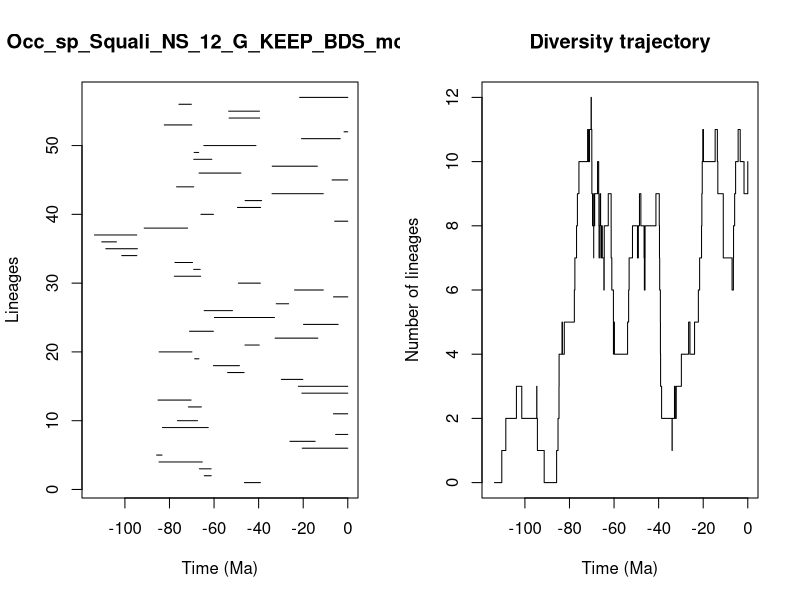

Reproduce this figure in R.


pdf(file='../Results/Species_NS/5_MA_bins_EP_FT/pyrate_mcmc_logs/Occ_sp_Squali_NS_12_G_KEEP_BDS_mcmc_LTT.pdf',width=0.6*20, height=0.6*10)
title = "Occ_sp_Squali_NS_12_G_KEEP_BDS_mcmc"
ts=c(46.39724328065237, 64.40100049463514,66.58546223463944,84.70307366449386,85.77391176208455,20.430741421399976,25.940482286035945,5.46241318701707,83.16153823284476,76.4409620530307,6.45204755756991,71.49799295090068,85.14076455665433,20.60734498194104,22.171298623215996,29.79682685257761,53.9285674373288,60.27888680732824,68.69618797576324,84.65755817869022,46.11276848817129,32.601123744222754,71.01117466359696,19.8821831671827,59.83451189697717,64.43089592042362,32.096282667744454,6.391584016710162,23.880559462405166,49.103452179711056,77.81363941070283,69.13577015657755,77.57859935520702,101.40722875229699,108.56891196971905,110.37207400976861,113.66458856081488,91.34988925981075,5.893790941267494,65.8995004304696,49.49021916187541,46.075252041190346,33.98557835982473,76.82902273794583,7.053421497431723,66.72897286124899,33.89586852998006,69.12504599165034,68.92512597885268,64.56980191943587,20.749776903799287,1.685192949592086,82.33095576924929,53.238256153570994,53.457660543948975,75.75786829100707,21.606115048648313)
te=c(39.19079298228576, 61.29461687525473,61.31167144907372,65.27026183607157,83.35400439717839,0.0,14.64199512066009,0.0,62.59854447828049,67.40515999022385,0.0,65.6876093817063,70.3118207213514,0.0,0.0,20.18883176345958,46.53267738459972,48.59924589502258,66.79175509969608,69.9524770117738,39.7175554412327,13.44354565510623,60.28670415059288,4.325426547622103,32.88687685209944,51.733533027143515,26.54578954922821,0.0,10.990044066144494,39.22262678047532,66.0313060216811,66.21502575593303,69.65892573355323,94.6297780314142,94.39140483732798,103.80688288471669,94.70205495762704,71.87215239141048,0.0,60.26807735992318,39.115065888836384,38.6682839274176,10.998216976223816,69.11832934997109,0.0,47.969147660164914,13.645093837066277,61.006393554566536,66.89703662251469,41.21084350419218,3.3938775588047307,0.0,69.98147047577025,39.52444553709673,39.6201634163112,70.18494219813891,0.0)
div_traj=c(0, 1,2,3,2,3,2,1,0,1,2,3,4,5,4,5,6,7,8,9,10,11,10,11,12,11,10,9,8,7,8,9,8,9,10,9,8,7,8,9,8,7,8,7,6,7,8,9,8,7,6,5,4,5,4,5,6,7,8,7,8,9,8,7,6,7,8,9,8,7,6,5,4,3,2,1,2,3,2,3,4,5,4,5,6,7,8,9,10,11,10,11,10,9,8,7,6,7,8,9,10,11,10,9,10)
time_events=c(113.66458856081488, 110.37207400976861,108.56891196971905,103.80688288471669,101.40722875229699,94.70205495762704,94.6297780314142,94.39140483732798,91.34988925981075,85.77391176208455,85.14076455665433,84.70307366449386,84.65755817869022,83.35400439717839,83.16153823284476,82.33095576924929,77.81363941070283,77.57859935520702,76.82902273794583,76.4409620530307,75.75786829100707,71.87215239141048,71.49799295090068,71.01117466359696,70.3118207213514,70.18494219813891,69.98147047577025,69.9524770117738,69.65892573355323,69.13577015657755,69.12504599165034,69.11832934997109,68.92512597885268,68.69618797576324,67.40515999022385,66.89703662251469,66.79175509969608,66.72897286124899,66.58546223463944,66.21502575593303,66.0313060216811,65.8995004304696,65.6876093817063,65.27026183607157,64.56980191943587,64.43089592042362,64.40100049463514,62.59854447828049,61.31167144907372,61.29461687525473,61.006393554566536,60.28670415059288,60.27888680732824,60.26807735992318,59.83451189697717,53.9285674373288,53.457660543948975,53.238256153570994,51.733533027143515,49.49021916187541,49.103452179711056,48.59924589502258,47.969147660164914,46.53267738459972,46.39724328065237,46.11276848817129,46.075252041190346,41.21084350419218,39.7175554412327,39.6201634163112,39.52444553709673,39.22262678047532,39.19079298228576,39.115065888836384,38.6682839274176,33.98557835982473,33.89586852998006,32.88687685209944,32.601123744222754,32.096282667744454,29.79682685257761,26.54578954922821,25.940482286035945,23.880559462405166,22.171298623215996,21.606115048648313,20.749776903799287,20.60734498194104,20.430741421399976,20.18883176345958,19.8821831671827,14.64199512066009,13.645093837066277,13.44354565510623,10.998216976223816,10.990044066144494,7.053421497431723,6.45204755756991,6.391584016710162,5.893790941267494,5.46241318701707,4.325426547622103,3.3938775588047307,1.685192949592086,0.0)
                par(mfrow=c(1,2))
                L = length(ts)
                plot(ts, 1:L , xlim=c(-max(ts)-1,0), pch=20, type="n", main=title,xlab="Time (Ma)",ylab="Lineages")
                for (i in 1:L){segments(x0=-te[i],y0=i,x1=-ts[i],y1=i)}    
                t = -time_events
                plot(div_traj ~ t,type="s", main = "Diversity trajectory",xlab="Time (Ma)",ylab="Number of lineages",xlim=c(-max(ts)-1,0))
                abline(v=c(65,200,251,367,445),lty=2,col="gray")
                
